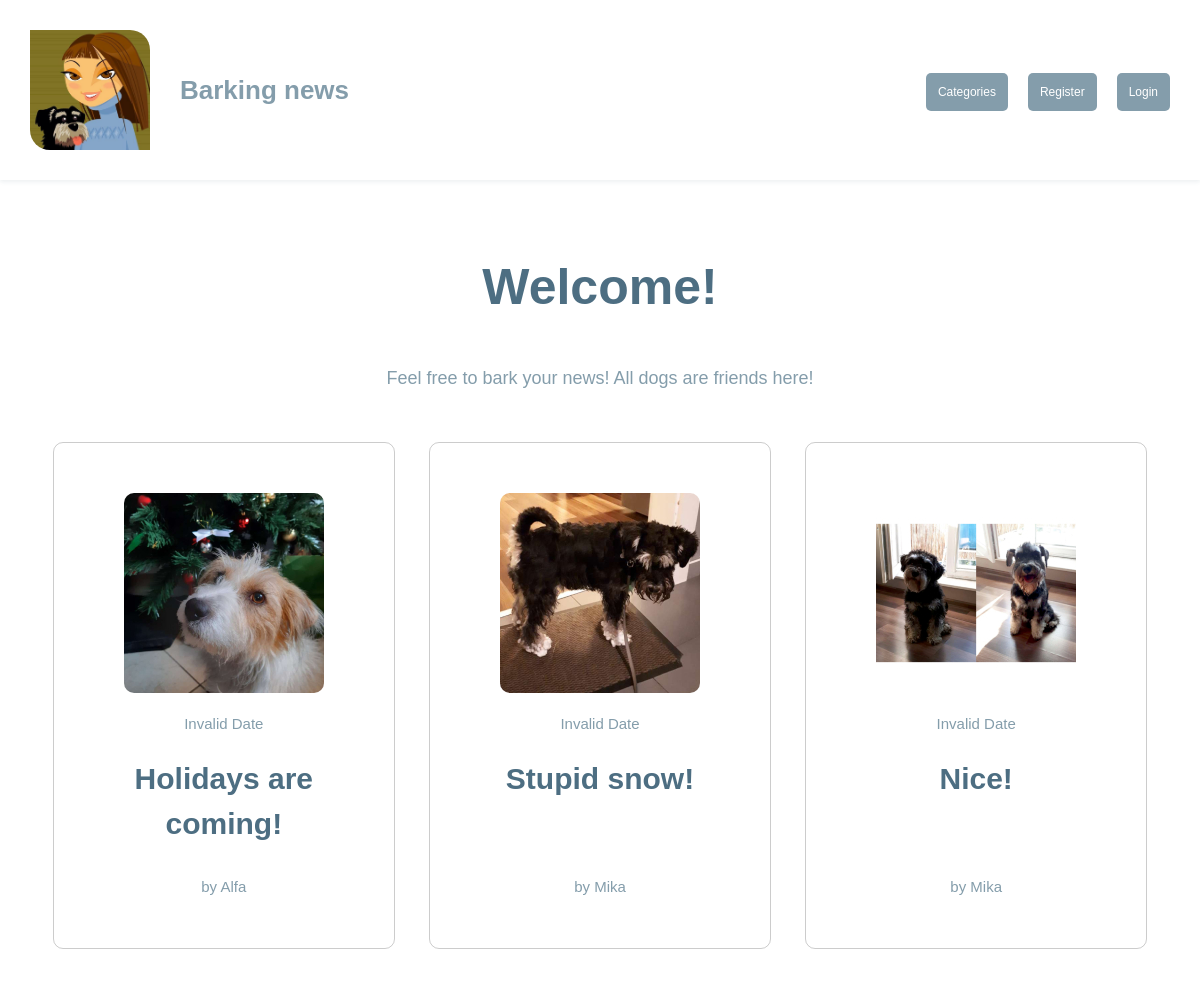
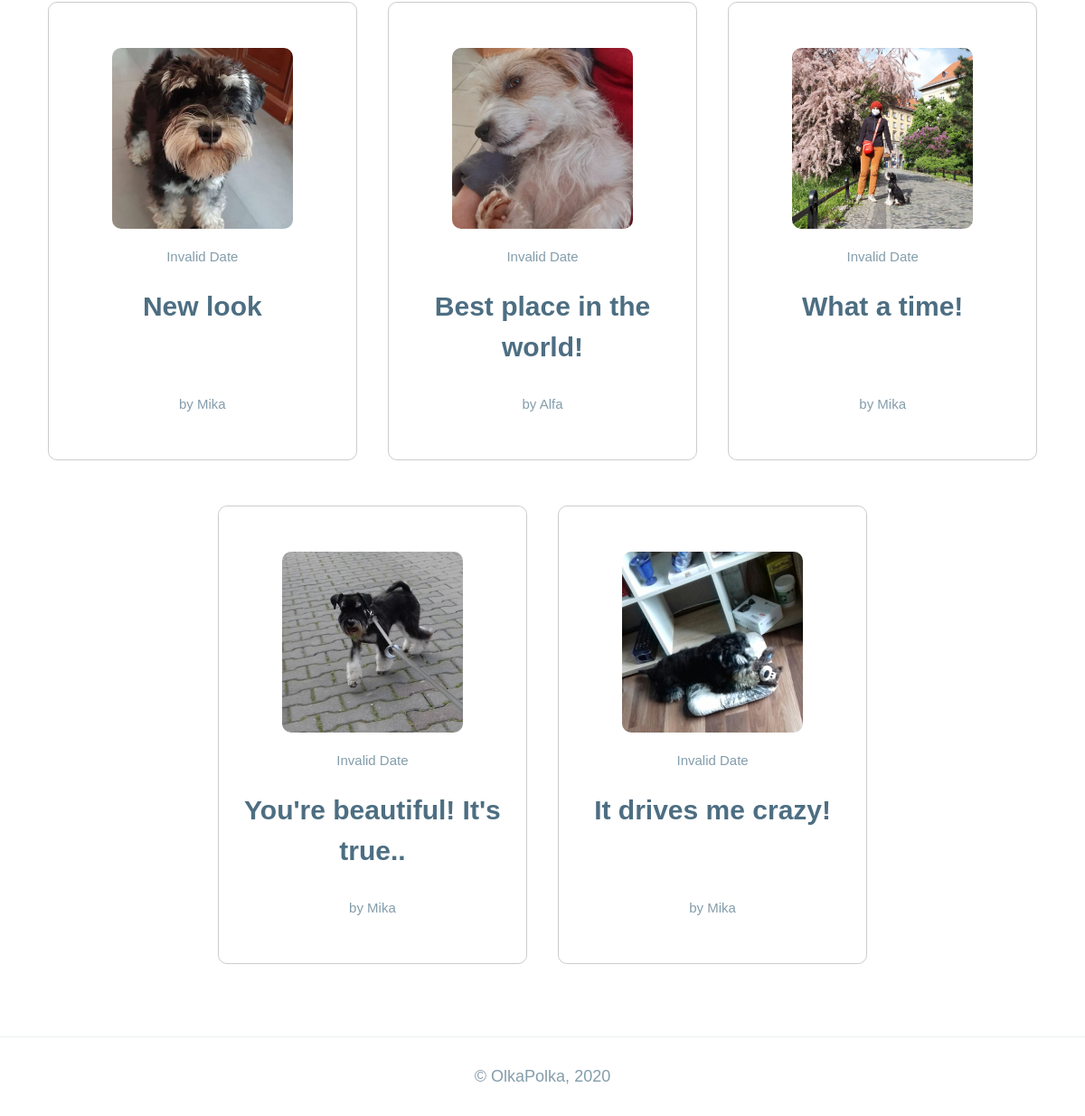
The page / on the database its author committed (2 pictures, top to bottom).
### tables this page shows
CREATE TABLE 'articles' ('article_id' integer PRIMARY KEY NOT NULL, 'title' text, 'image' text, 'text' text, 'author_id' integer, 'date' datetime,'category_id_article' integer);

CREATE TABLE 'users' (
'id' INTEGER PRIMARY KEY,'username' text,
'hash' TEXT
);

### application.py (the view)
@app.route("/")
def index():
    articles = db.execute("SELECT username, article_id, title, image, date, author_id FROM articles JOIN users ON users.id=articles.author_id ORDER BY date DESC")
    return render_template("index.html", articles=articles)

### application.py (called while the page is built)
@app.after_request
def after_request(response):
    response.headers["Cache-Control"] = "no-cache, no-store, must-revalidate"
    response.headers["Expires"] = 0
    response.headers["Pragma"] = "no-cache"
    return response

### templates/index.html (shortened to what this page needs)
{% extends "layout.html" %}
{% block main %}
    <h2 class="pagetitle">Welcome!</h2>
    <p class="pageinfo">Feel free to bark your news! All dogs are friends here!
    {% if articles %}
        <ul class="news-list">
            {% for row in articles %}
                <li>
                    <div class="news-wrapper">
                        {% if row["image"] %}
                            <a href='article?id={{row["article_id"]}}'>
                                <img src='static/images/preview/preview_{{ row["image"] }}' alt={{ row["title"] }} />
                            </a>
                        {% endif %}
                        <div class="news-inner">
                            <div class="news-date">{{ row["date"] }}</div>
                            <a href='article?id={{row["article_id"]}}' class="news-title"><h3>{{ row["title"] }}</h3></a>
                        </div>
                        <div class="news-author">by {{ row["username"] }}</div>
                    </div>
                </li>
            {% endfor %}
        </ul>
    {% else %}
        <p>There are no categories yet.</p>
    {% endif %}
{% endblock %}

### templates/layout.html (shortened to what this page needs)
<!DOCTYPE html>
<html lang="en">
    <head>
        <link href="/static/reset.css" rel="stylesheet">
        <link href="/static/styles.css" rel="stylesheet">
    </head>
    <body>
        <header>
            <a class="logo" href="/">
                <img src="/static/images/logo.jpg" alt="Barking news logo" />
                <div class="logo__text">Barking news</div>
            </a>
            <nav>
                <ul class="navbar">
                    <li class="nav-item"><a class="nav-link" href="/categories">Categories</a></li>
                    {% if session.user_id %}
                        <li class="nav-item"><a class="nav-link" href="/add-news">Add news</a></li>
                        <li class="nav-item"><a class="nav-link" href="/categories">Add category</a></li>
                        <li class="nav-item"><a class="nav-link" href="/logout">Logout</a></li>
                    {% else %}
                        <li class="nav-item"><a class="nav-link" href="/register">Register</a></li>
                        <li class="nav-item"><a class="nav-link" href="/login">Login</a></li>
                    {% endif %}
                </ul>
            </nav>
        </header>
        <main class="container">
            {% block main %}{% endblock %}
        </main>
        <footer>
            <div class="container">
                <div class="copyright">&copy; OlkaPolka, <span class="year">year</span></div>
            </div>
        </footer>
    </body>
</html>

### static/styles.css (style rules this page uses)
body { margin: 0; font-size: 18px; font-family: Arial, Helvetica, sans-serif; color: #849DAB; }
a { color: #4d6e82; }
header { display: flex; padding: 30px; justify-content: space-between; align-items: center; box-sizing: border-box; width: 100%; box-shadow: 0 2px 4px rgba(77,110,130,.1); flex-direction: column; }
.logo { display: flex; text-decoration: none; }
.logo img { display: block; width: 100px; height: 100px; border-radius: 0 20px; }
.logo__text { margin-left: 30px; line-height: 100px; font-size: 22px; color: #849DAB; font-weight: bold; }
ul.navbar { list-style: none; padding: 0; display: flex; margin-top: 40px; }
.navbar li { display: inline-block; margin: 0 0 0 20px; }
.navbar li a { background: #849DAB; color: #fff; padding: 12px; border-radius: 5px; text-decoration: none; font-size: 12px; }
.container { max-width: 1200px; margin: 0 auto; padding: 30px; text-align: center; }
.pagetitle { margin: 40px 0; color: #4d6e82; font-weight: bold; font-size: 50px; }
.pageinfo { margin: 0 0 50px; }
.news-list { display: flex; flex-wrap: wrap; list-style: none; padding: 0; margin: 75px 0 0; justify-content: center; }
.news-list li { width: 100%; margin: 0 0 50px; border-radius: 10px; padding: 50px 20px; box-sizing: border-box; border: 1px solid rgba(0, 0, 0, 0.2); }
.news-wrapper { display: flex; flex-direction: column; min-height: 100%; }
.news-list li img { height: 200px; width: auto; display: block; margin: auto; border-radius: 10px; }
.news-date { font-size: 15px; margin: 20px 0; }
.news-inner { flex-grow: 1; }
.news-title { text-decoration: none; color: #4d6e82; }
.news-title h3 { margin: 0 0 20px; font-size: 30px; }
.news-author { font-size: 15px; margin: 10px 0 0; }
footer { display: flex; border-top: 1px solid rgba(77,110,130,.1); justify-content: flex-end; }
@media screen and (min-width: 768px) { header { flex-direction: row; } }
@media screen and (min-width: 768px) { .logo img { width: 120px; height: 120px; } }
@media screen and (min-width: 768px) { .logo__text { margin-left: 30px; line-height: 120px; font-size: 26px; color: #849DAB; font-weight: bold; } }
@media screen and (min-width: 768px) { ul.navbar { margin-top: 0; } }
@media screen and (min-width: 768px) { .news-list li { width: 48%; margin: 0 1% 50px; } }
@media screen and (min-width: 1024px) { .news-list li { width: 30%; margin: 0 1.5% 50px; } }

### rows shown on the page
articles: image (picture), title "Holidays are coming!", username "Alfa"
articles: image (picture), title "Stupid snow!", username "Mika"
articles: image (picture), title "Nice!", username "Mika"
articles: image (picture), title "New look", username "Mika"
articles: image (picture), title "Best place in the world!", username "Alfa"
articles: image (picture), title "What a time!", username "Mika"
articles: image (picture), title "You're beautiful! It's true..", username "Mika"
articles: image (picture), title "It drives me crazy!", username "Mika"
